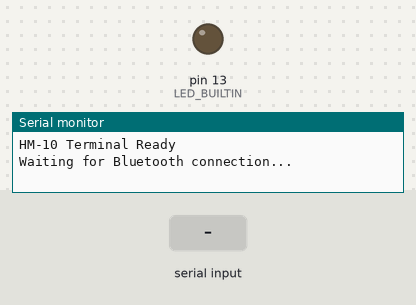
Recording of a sketch running on a simulated Arduino Uno, built with avr-gcc and run on an emulated ATmega328P. Parts: output pins drawn as LEDs (lit = HIGH), the last lines printed to the serial monitor. Dashed ring = blinking. Inputs (shaded band) come from the test bench.

Above: at 1.2 s.
1.3 s: "3\n" received over the second serial link
At 1.55 s:
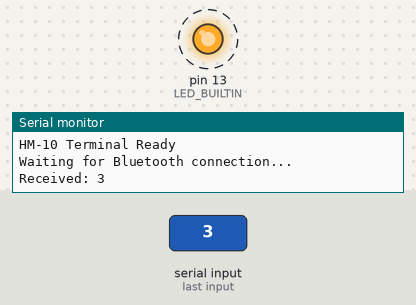
4.3 s: "1\n" received over the second serial link
At 5.4 s:
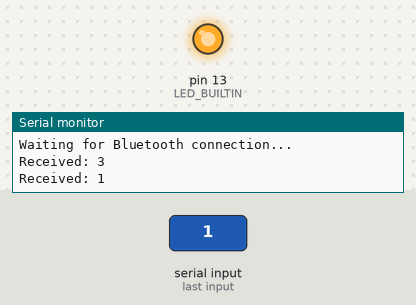
5.8 s: "2\n" received over the second serial link
At 6.6 s:
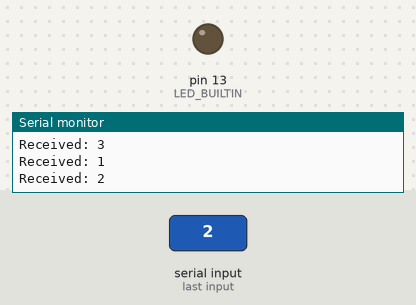
Timing chart, 0 to 8.8 s (numbered marks = the images above; inputs shaded):
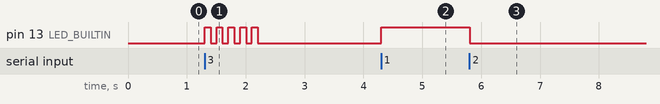

The sketch:

terminal_basic.ino
```cpp
/*
 * HM-10 Terminal Basic Example
 *
 * This sketch demonstrates basic communication with the HM-10 Bluetooth module.
 * It receives commands from the web app and sends responses back.
 *
 * Hardware connections:
 * HM-10 TX -> Arduino Pin 10 (RX)
 * HM-10 RX -> Arduino Pin 11 (TX) via voltage divider
 * HM-10 VCC -> 5V (or 3.3V)
 * HM-10 GND -> GND
 */

#include <SoftwareSerial.h>

// HM-10 pins
#define BT_RX 10  // Connect to HM-10 TX
#define BT_TX 11  // Connect to HM-10 RX (via voltage divider for 5V boards)

SoftwareSerial bluetooth(BT_RX, BT_TX);

void setup() {
  // Start serial communication
  Serial.begin(9600);
  bluetooth.begin(9600);

  Serial.println("HM-10 Terminal Ready");
  Serial.println("Waiting for Bluetooth connection...");

  // Built-in LED for status
  pinMode(LED_BUILTIN, OUTPUT);
  digitalWrite(LED_BUILTIN, LOW);
}

void loop() {
  // Check for data from HM-10
  if (bluetooth.available()) {
    // Read complete command string (e.g., "M1", "M2", "1", "A", etc.)
    String command = "";
    while (bluetooth.available()) {
      char c = bluetooth.read();

      // Ignore newline and carriage return characters
      if (c == '\n' || c == '\r') {
        break;
      }

      command += c;
      delay(5);  // Small delay to receive complete command
    }

    // Skip empty commands
    if (command.length() == 0) {
      return;
    }

    // Echo to Serial Monitor
    Serial.print("Received: ");
    Serial.println(command);

    // Process command
    handleCommand(command);
  }

  // Note: Serial Monitor echo removed to prevent garbage characters
  // If you need to test via Serial Monitor, uncomment below:
  // if (Serial.available()) {
  //   char c = Serial.read();
  //   bluetooth.write(c);
  // }
}

void handleCommand(String cmd) {
  // Single character commands
  if (cmd == "1") {
    // Turn on LED
    digitalWrite(LED_BUILTIN, HIGH);
    bluetooth.println("LED ON");
  }
  else if (cmd == "2") {
    // Turn off LED
    digitalWrite(LED_BUILTIN, LOW);
    bluetooth.println("LED OFF");
  }
  else if (cmd == "3") {
    // Blink LED
    for(int i = 0; i < 5; i++) {
      digitalWrite(LED_BUILTIN, HIGH);
      delay(100);
      digitalWrite(LED_BUILTIN, LOW);
      delay(100);
    }
    bluetooth.println("BLINK DONE");
  }
  else if (cmd == "A" || cmd == "a") {
    bluetooth.println("Command A received");
  }
  else if (cmd == "B" || cmd == "b") {
    bluetooth.println("Command B received");
  }

  // Multi-character commands (M1-M6)
  else if (cmd == "M1") {
    bluetooth.println("Mode 1 activated");
  }
  else if (cmd == "M2") {
    bluetooth.println("Mode 2 activated");
  }
  else if (cmd == "M3") {
    bluetooth.println("Mode 3 activated");
  }
  else if (cmd == "M4") {
    bluetooth.println("Mode 4 activated");
  }
  else if (cmd == "M5") {
    bluetooth.println("Mode 5 activated");
  }
  else if (cmd == "M6") {
    bluetooth.println("Mode 6 activated");
  }

  else {
    // Echo unknown command
    bluetooth.print("Unknown echo: ");
    bluetooth.println(cmd);
  }
}
```

Measured:
- after the input at 1.3 s, pin 13 (LED_BUILTIN): alternates HIGH for 0.10 s and LOW for 0.10 s, 10 changes in all, then stays LOW, starting at once
- after the input at 4.3 s, pin 13 (LED_BUILTIN): LOW → HIGH at once
- after the input at 5.8 s, pin 13 (LED_BUILTIN): HIGH → LOW at once
